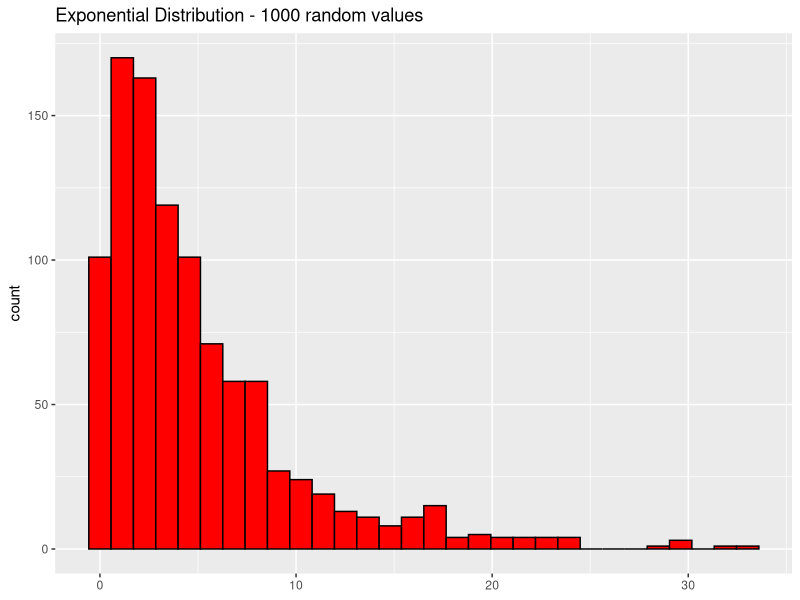
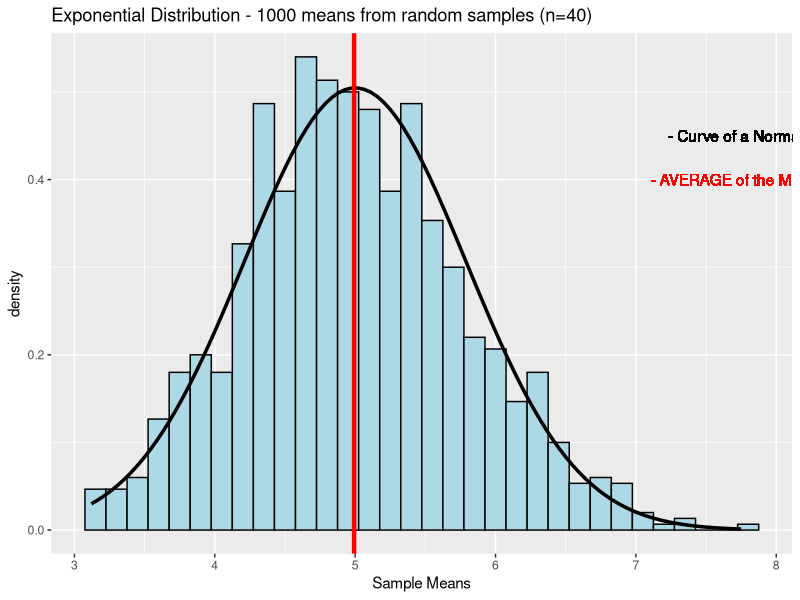

Reproduce these figures in R, in order.
library(ggplot2)
library(ggpubr)

## Facts
exponential_dist_mean <- 1/0.2


## 1.- Taking 1000 random samples of n=40
averages <- NULL

for (i in 1:1000)
{ 
  averages <- c(averages, mean(rexp(40, 0.2)))
}

averages_df <- data.frame(x_average = averages )

mean_averages <- mean(averages)


## 2. Taking 1000 random Nrs. in exponential distribution
exponential <- rexp(1000, 0.2)
expo_df <- data.frame(x_expo = exponential)

## Plotting
theoreticalMean <- 1 / 0.2
theoreticalVariance <- (1/0.2)^2 / 40

expo_plot <- ggplot(expo_df, aes(x_expo)) + geom_histogram(color = "black", fill = "red") + 
             ggtitle("Exponential Distribution - 1000 random values") +
             theme(axis.title.x = element_blank())


sample_plot <- ggplot(averages_df, aes(x_average)) +
                geom_histogram(aes(y = ..density..), binwidth = 0.15, color = "black", fill = "lightblue") +
                ggtitle("Exponential Distribution - 1000 means from random samples (n=40)") +
                xlab("Sample Means") +
                stat_function(fun = dnorm, args = list(mean = theoreticalMean, sd = sqrt(theoreticalVariance)), 
                                size = 1.2) +
                geom_vline(xintercept = mean_averages, size = 1.5, color = "red") + 
                geom_text(x = 8, y = 0.40, label = "- AVERAGE of the MEAN of samples", color="red") +
                geom_text(x = 8, y = 0.45, label = "- Curve of a Normal Distribution", color="black") 




